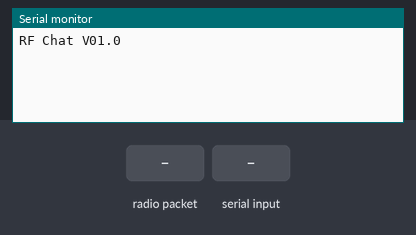
This sketch was run on a simulated Arduino Mega 2560, built with avr-gcc and run on an emulated ATmega2560. Parts: the last lines printed to the serial monitor. The test bench sets the inputs (shaded band). No radio packets arrive unless stated.

Above: at 1.7 s.
1.8 s: radio packet "1" arrives
At 3.0 s:
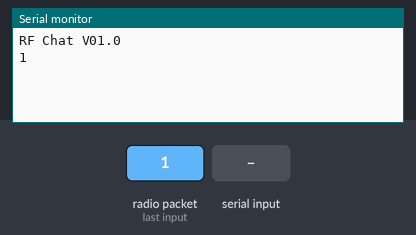
3.3 s: "1\n" received over Serial
At 4.3 s:
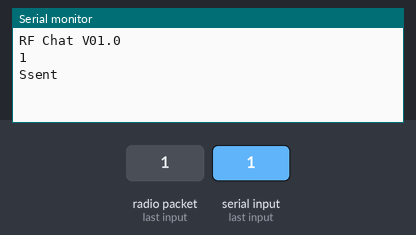

The sketch:

pc-mega.ino
```cpp
#include <SPI.h>
#include <nRF24L01.h>
#include <printf.h>
#include <RF24.h>
#include <RF24_config.h>

// RF24 radio(CE,CSN);
RF24 radio(49,53);

const uint64_t pipes[2] = { 0xDEDEDEDEE8LL, 0xDEDEDEDEE4LL };

boolean stringComplete = false;  // whether the string is complete
static int dataBufferIndex = 0;
boolean stringOverflow = false;
char charOverflow = 0;

char SendPayload[31] = "";
char RecvPayload[31] = "";
char serialBuffer[31] = "";

void setup(void) {

  Serial.begin(115200);

  printf_begin();
  radio.begin();
    radio.setAutoAck(1);                    // Ensure autoACK is enabled
  radio.enableAckPayload();               // Allow optional ack payloads

  radio.setDataRate(RF24_1MBPS);
  //radio.setDataRate(RF24_1MBPS);
  radio.setPALevel(RF24_PA_MAX);
  radio.setChannel(70);

  radio.enableDynamicPayloads();
  radio.setRetries(0,15);
  radio.setCRCLength(RF24_CRC_16);

  radio.openWritingPipe(pipes[0]);
  radio.openReadingPipe(1,pipes[1]);

  radio.startListening();
  radio.printDetails();

  Serial.println();
  Serial.println("RF Chat V01.0");
  delay(500);
}

void loop(void) {

  nRF_receive();
  serial_receive();

} // end loop()

void serialEvent() {
  while (Serial.available() > 0 ) {
      char incomingByte = Serial.read();

      if (stringOverflow) {
         serialBuffer[dataBufferIndex++] = charOverflow;  // Place saved overflow byte into buffer
         serialBuffer[dataBufferIndex++] = incomingByte;  // saved next byte into next buffer
         stringOverflow = false;                          // turn overflow flag off
      } else if (dataBufferIndex > 31) {
         stringComplete = true;        // Send this buffer out to radio
         stringOverflow = true;        // trigger the overflow flag
         charOverflow = incomingByte;  // Saved the overflow byte for next loop
         dataBufferIndex = 0;          // reset the bufferindex
         break;
      }
      else if(incomingByte=='\n'){
          serialBuffer[dataBufferIndex] = 0;
          stringComplete = true;
      } else {
          serialBuffer[dataBufferIndex++] = incomingByte;
          serialBuffer[dataBufferIndex] = 0;
      }
  } // end while()
} // end serialEvent()

void nRF_receive(void) {
  int len = 0;
  if ( radio.available() ) {
        len = radio.getDynamicPayloadSize();
        radio.read(&RecvPayload,len);
        //delay(5);

    RecvPayload[len] = 0; // null terminate string

 //   Serial.print("R:");
    Serial.print(RecvPayload);
    Serial.println();
    RecvPayload[0] = 0;  // Clear the buffers
  }

} // end nRF_receive()

void serial_receive(void){

  if (stringComplete) {
        strcat(SendPayload,serialBuffer);
        // swap TX & Rx addr for writing
        radio.openWritingPipe(pipes[1]);
        radio.openReadingPipe(0,pipes[0]);
        radio.stopListening();
        bool a = radio.write(&SendPayload,strlen(SendPayload));
        if(a)
        {
          Serial.println("Ssent");
        }
       // Serial.print("S:");
    //    Serial.print(SendPayload);
     //   Serial.println();
        stringComplete = false;
       // Serial.println();
        // restore TX & Rx addr for reading

        radio.openWritingPipe(pipes[0]);
        radio.openReadingPipe(1,pipes[1]);

        radio.startListening();
        SendPayload[0] = 0;
        dataBufferIndex = 0;
  } // endif
} // end serial_receive()
```

Measured:
- after the input at 1.8 s, the serial monitor: prints a new line at once (image 1)
- after the input at 3.3 s, the serial monitor: prints a new line at once (image 2)
